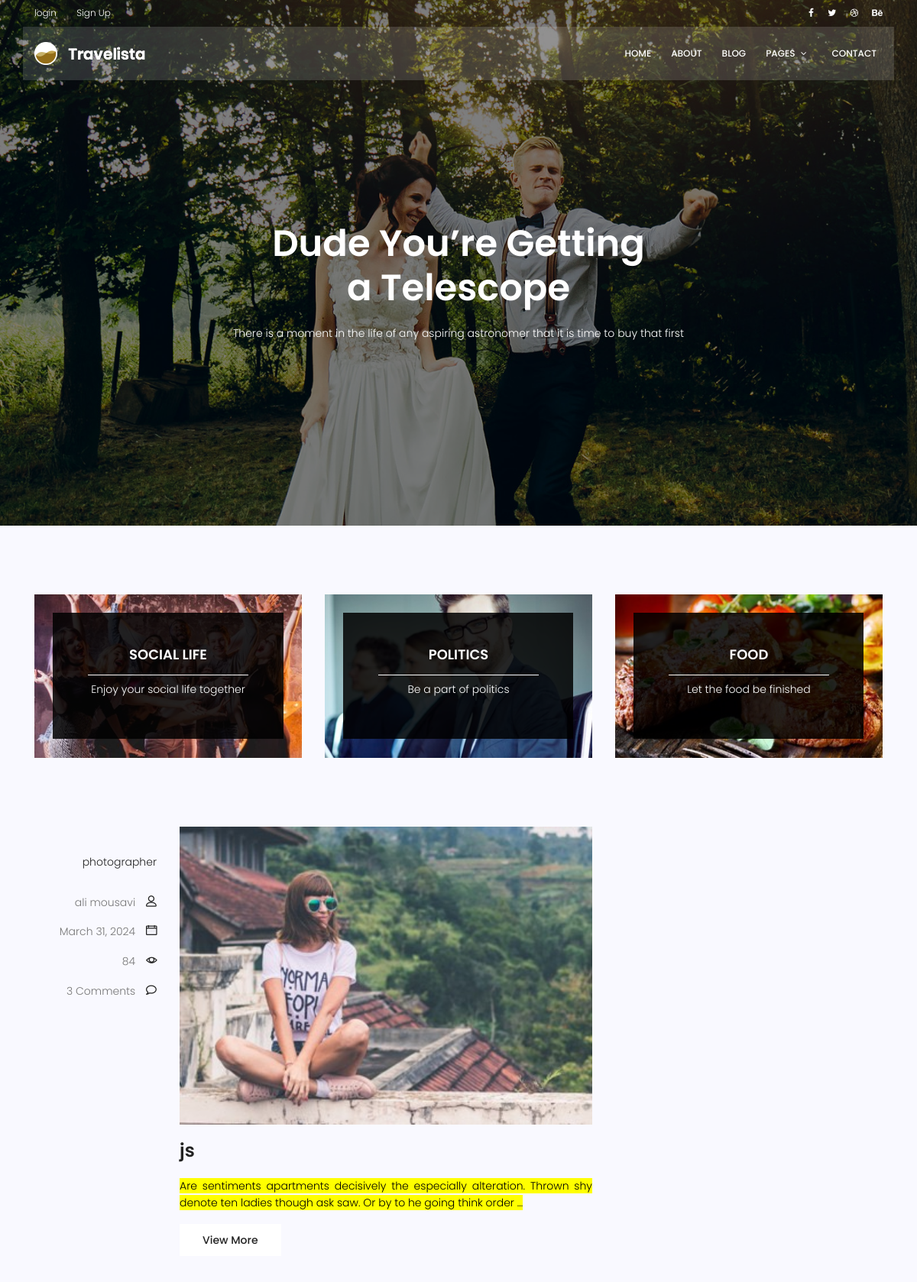
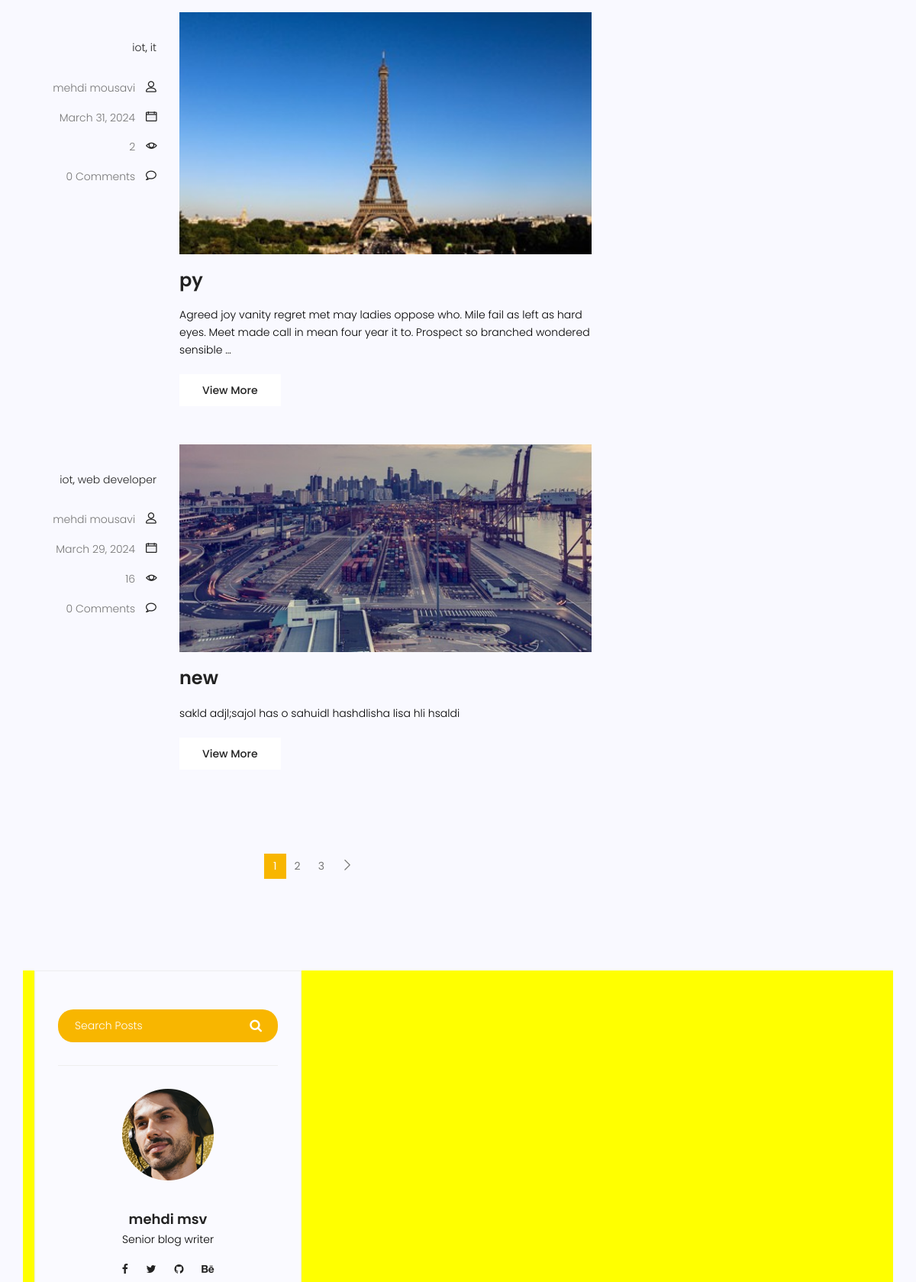
Screenshot of /blog/ (upper part) with the database file from the repository (2 pictures, top to bottom).
### blog/models.py (models this page shows, shortened)
class Categories(models.Model):
    name = models.CharField(max_length=255)
    def __str__(self):
        return self.name

class Post(models.Model):
    title = models.CharField(max_length=150)
    content = models.TextField()
    author = models.ForeignKey(User, on_delete=models.SET_NULL, null = True)
    category = models.ManyToManyField(Categories)
    tag = TaggableManager()
    image = models.ImageField(upload_to='blog/',default='blog/default.jpg')
    status = models.BooleanField(default = False)
    published_date = models.DateTimeField(null = True)
    counted_views = models.IntegerField(default = 0)
    login_required = models.BooleanField(default = False)
    created_date = models.DateTimeField(auto_now_add = True)
    updated_date = models.DateTimeField(auto_now = True)
    class Meta:
        ordering = ['-published_date']

### blog/views.py (the view)
# urls.py: path('',blog_view,name='blog'),
def blog_view(request,**kwargs):
    posts = Post.objects.filter(published_date__lte = timezone.now(),status = 1,).order_by('-published_date')
    if kwargs.get('cat_name'):
        posts = posts.filter(category__name = kwargs['cat_name'])
    if kwargs.get('author_user'):
        posts = posts.filter(author__username = kwargs['author_user'])
    if kwargs.get('tag_name'):
        posts = posts.filter(tag__name__in = [kwargs['tag_name']])
    posts = Paginator(posts,3)
    page_number = request.GET.get('page')
    try:
        posts = posts.page(page_number)
    except PageNotAnInteger:
        posts = posts.page(1)
    except EmptyPage:
        posts = posts.page(1)
    context = {'posts':posts,}
    return render(request,'blog/blog-home.html', context)

### blog/templatetags/blog_tags.py (called while the page is built)
@register.inclusion_tag('blog/blog-post-categories.html')
def postcategories():
    posts = Post.objects.filter(status = 1)
    categories = Categories.objects.all()
    cat_dict = {}
    for name in categories:
        cat_dict[name] = posts.filter(category = name).count()
    return {'categories': cat_dict}

@register.simple_tag(name='comments_count')
def function(pid):
    return Comment.objects.filter(post_id = pid,approved =True).count()

### templates/blog/blog-home.html (shortened to what this page needs)
{% extends 'base.html' %}
{% load static %}
{% load humanize %}
{% load blog_tags %}
{% block content %}
  <section class="banner-area relative blog-home-banner" id="home">
    <div class="overlay overlay-bg"></div>
    <div class="container">
      <div class="row d-flex align-items-center justify-content-center">
        <div class="about-content blog-header-content col-lg-12">
          <h1 class="text-white">Dude You’re Getting a Telescope</h1>
          <p class="text-white">There is a moment in the life of any aspiring astronomer that it is time to buy that first</p>
        </div>
      </div>
    </div>
  </section>
  <section class="top-category-widget-area pt-90 pb-90">
    <div class="container">
      <div class="row">
        <div class="col-lg-4">
          <div class="single-cat-widget">
            <div class="content relative">
              <div class="overlay overlay-bg"></div>
              <a href="#" target="_blank">
                <div class="thumb">
                  <img class="content-image img-fluid d-block mx-auto" src="{% static 'img/blog/cat-widget1.jpg' %}" alt="" />
                </div>
                <div class="content-details">
                  <h4 class="content-title mx-auto text-uppercase">Social life</h4>
                  <span></span>
                  <p>Enjoy your social life together</p>
                </div>
              </a>
            </div>
          </div>
        </div>
        <div class="col-lg-4">
          <div class="single-cat-widget">
            <div class="content relative">
              <div class="overlay overlay-bg"></div>
              <a href="#" target="_blank">
                <div class="thumb">
                  <img class="content-image img-fluid d-block mx-auto" src="{% static 'img/blog/cat-widget2.jpg' %}" alt="" />
                </div>
                <div class="content-details">
                  <h4 class="content-title mx-auto text-uppercase">Politics</h4>
                  <span></span>
                  <p>Be a part of politics</p>
                </div>
              </a>
            </div>
          </div>
        </div>
        <div class="col-lg-4">
          <div class="single-cat-widget">
            <div class="content relative">
              <div class="overlay overlay-bg"></div>
              <a href="#" target="_blank">
                <div class="thumb">
                  <img class="content-image img-fluid d-block mx-auto" src="{% static 'img/blog/cat-widget3.jpg' %}" alt="" />
                </div>
                <div class="content-details">
                  <h4 class="content-title mx-auto text-uppercase">Food</h4>
                  <span></span>
                  <p>Let the food be finished</p>
                </div>
              </a>
            </div>
          </div>
        </div>
      </div>
    </div>
  </section>
  <section class="post-content-area">
    <div class="container">
      <div class="row">
        <div class="col-lg-8 posts-list">
          {% for post in posts%}
          <div class="single-post row">
            <div class="col-lg-3 col-md-3 meta-details">
              <ul class="tags">
                <li>
                  {% for cat in post.category.all %}
                  <a href="{% url 'blog:category' cat_name=cat.name%}">{{cat.name}}</a>{% if not forloop.last%},{% endif %}
                  {% endfor %}
                </li>
              </ul>
              <div class="user-details row">
                <p class="user-name col-lg-12 col-md-12 col-6">
                  <a href="{% url 'blog:author' author_user=post.author.username%}">{{post.author.get_full_name}}</a> <span class="lnr lnr-user"></span>
                </p>
                <p class="date col-lg-12 col-md-12 col-6">
                  <a href="#">{{post.published_date|naturalday}}</a> <span class="lnr lnr-calendar-full"></span>
                </p>
                <p class="view col-lg-12 col-md-12 col-6">
                  <a href="#">{{post.counted_views}}</a> <span class="lnr lnr-eye"></span>
                </p>
                <p class="comments col-lg-12 col-md-12 col-6">
                  <a href="#">{% comments_count pid=post.id %} Comments</a> <span class="lnr lnr-bubble"></span>
                </p>
              </div>
            </div>
            <div class="col-lg-9 col-md-9">
              <div class="feature-img">
                <img class="img-fluid" src="{{post.image.url}}" alt="" />
              </div>
              <a class="posts-title" href="{%url 'blog:single' pid=post.id%}"><h3>{{post.title}}</h3></a>
              <p class="excert">{{post.content|truncatewords:30|safe}}</p>
              <a href="{%url 'blog:single' pid=post.id%}" class="primary-btn">View More</a>
            </div>
          </div>
          {% endfor %}
          <nav class="blog-pagination justify-content-center d-flex">
            <ul class="pagination">
              {% for page in posts.paginator.page_range%}
                {% if posts.number == page%}
                  <li class="page-item active">
                    <a href="?page={{page}}" class="page-link">{{page}}</a>
                  </li>
                {% else %}
                  <li class="page-item">
                    <a href="?page={{page}}" class="page-link">{{page}}</a>
                  </li>
                {% endif %}
              {% endfor %}
              {% if posts.has_next %}
              <li class="page-item">
                <a href="?page={{posts.next_page_number}}" class="page-link" aria-label="Next"><span aria-hidden="true"><span class="lnr lnr-chevron-right"></span></span></a>
              </li>
              {% endif %}
            </ul>
          </nav>
        </div>
        <div class="col-lg-4 sidebar-widgets">
          <div class="widget-wrap">
            {% include "blog/blog-search.html" %}
            {% include "blog/blog-user.html" %}
          </div>
        </div>
      </div>
    </div>
  </section>
{% endblock %}

### rows the page displays
Post: author.get_full_name "ali mousavi", published_date "March 31, 2024", counted_views "84", id "3", image (picture), title "js", content "Are sentiments apartments decisively the especially alteration. Thrown shy denote ten ladies though ask saw. Or by to he going think order …"
Categories: name "photographer"
Post: author.get_full_name "mehdi mousavi", published_date "March 31, 2024", counted_views "2", id "0", image (picture), title "py", content "Agreed joy vanity regret met may ladies oppose who. Mile fail as left as hard eyes. Meet made call in mean four year it to. Prospect so branched wondered sensible …"
Categories: name "iot"
Categories: name "it"
Post: author.get_full_name "mehdi mousavi", published_date "March 29, 2024", counted_views "16", id "0", image (placeholder picture), title "new", content "sakld adjl;sajol has o sahuidl hashdlisha lisa hli hsaldi"
Categories: name "web developer"

### other values shown
{{ page }} "1"
{{ page }} "2" "3"
